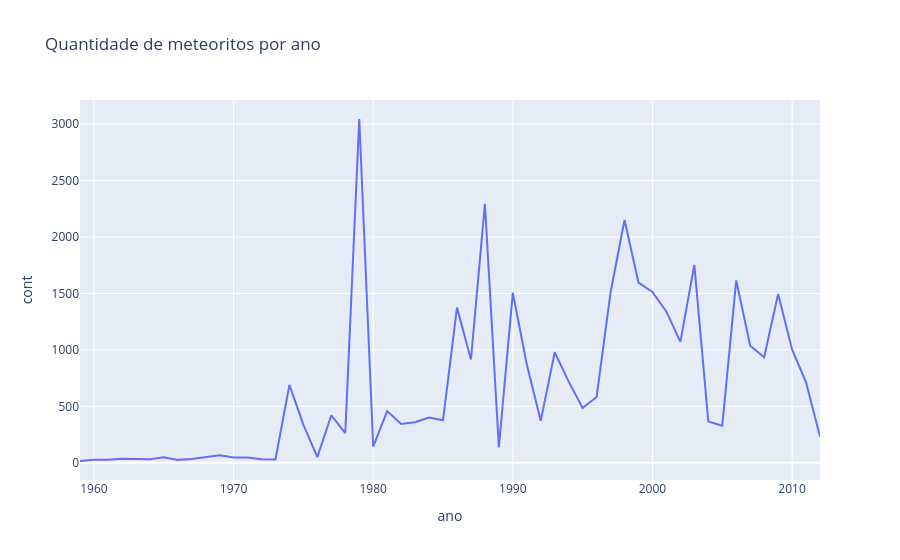

Write notebook code for a chart like this one.
### Code cell
met_year = meteoritos['year'].value_counts()
met_year = pd.DataFrame({'ano': met_year.index, 'cont': met_year.values}).sort_values(by='ano')
px.line(met_year, x='ano', y='cont', title='Quantidade de meteoritos por ano')

### Figure 1 — Plotly figure (JSON) as saved in the notebook; plotly's stock layout.template omitted (floating-point values rounded to 4 significant figures)
{"data": [{"hovertemplate": "ano=%{x}<br>cont=%{y}<extra></extra>", "legendgroup": "", "line": {"color": "#636efa", "dash": "solid"}, "marker": {"symbol": "circle"}, "mode": "lines", "name": "", "orientation": "v", "showlegend": false, "type": "scatter", "x": [1959.0, 1960.0, 1961.0, 1962.0, 1963.0, 1964.0, 1965.0, 1966.0, 1967.0, 1968.0, 1969.0, 1970.0, 1971.0, 1972.0, 1973.0, 1974.0, 1975.0, 1976.0, 1977.0, 1978.0, 1979.0, 1980.0, 1981.0, 1982.0, 1983.0, 1984.0, 1985.0, 1986.0, 1987.0, 1988.0, 1989.0, 1990.0, 1991.0, 1992.0, 1993.0, 1994.0, 1995.0, 1996.0, 1997.0, 1998.0, 1999.0, 2000.0, 2001.0, 2002.0, 2003.0, 2004.0, 2005.0, 2006.0, 2007.0, 2008.0, 2009.0, 2010.0, 2011.0, 2012.0], "xaxis": "x", "y": [16, 28, 27, 36, 34, 32, 49, 26, 34, 52, 67, 46, 48, 31, 30, 691, 336, 51, 421, 262, 3046, 144, 458, 344, 360, 402, 377, 1375, 915, 2295, 136, 1507, 871, 372, 979, 719, 486, 583, 1510, 2151, 1596, 1513, 1339, 1071, 1754, 366, 328, 1616, 1038, 936, 1496, 1005, 713, 234], "yaxis": "y"}], "layout": {"legend": {"tracegroupgap": 0}, "title": {"text": "Quantidade de meteoritos por ano"}, "xaxis": {"anchor": "y", "domain": [0, 1], "title": {"text": "ano"}}, "yaxis": {"anchor": "x", "domain": [0, 1], "title": {"text": "cont"}}}}
